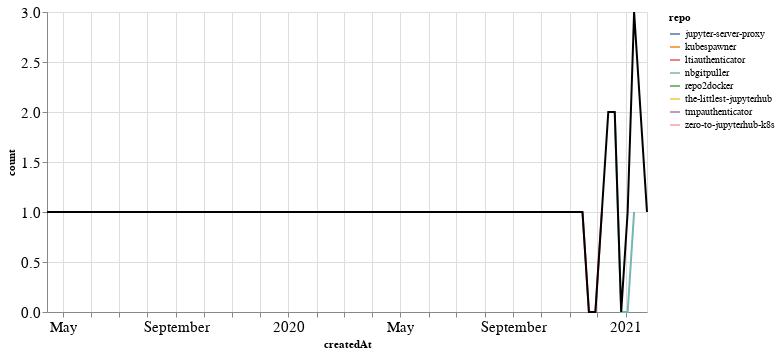

This figure's notebook cell:
### Markdown cell above
### PRs

### Code cell
prs_time = prs.groupby('repo').resample('W', on='createdAt').count()['author'].reset_index()
prs_time = prs_time.rename(columns={'author': 'count'})
prs_time_total = prs_time.groupby('createdAt').agg({"count": "sum"}).reset_index()

ch1 = alt.Chart(prs_time, width=600).mark_line().encode(
    x='createdAt',
    y='count',
    color='repo',
    tooltip="repo"
)

ch2 = alt.Chart(prs_time_total, width=600).mark_line(color="black").encode(
    x='createdAt',
    y='count',
)

ch1 + ch2

### Figure 1 — Vega-Lite specification as saved in the notebook (floating-point values rounded to 4 significant figures)
{"config": {"axisLeft": {"labelFontSize": 15}, "axisBottom": {"labelFontSize": 15}}, "layer": [{"data": {"name": "data-4d8477f8eb7a08cd53a8b1a8f7fbba14"}, "mark": "line", "encoding": {"color": {"type": "nominal", "field": "repo"}, "tooltip": {"type": "nominal", "field": "repo"}, "x": {"type": "temporal", "field": "createdAt"}, "y": {"type": "quantitative", "field": "count"}}, "width": 600}, {"data": {"name": "data-1bbd0c1a1bf9795d1c22e7dc905e2854"}, "mark": {"type": "line", "color": "black"}, "encoding": {"x": {"type": "temporal", "field": "createdAt"}, "y": {"type": "quantitative", "field": "count"}}, "width": 600}], "$schema": "https://vega.github.io/schema/vega-lite/v4.8.1.json", "datasets": {"data-4d8477f8eb7a08cd53a8b1a8f7fbba14": [{"repo": "jupyter-server-proxy", "createdAt": "2021-01-10T00:00:00", "count": 2}, {"repo": "kubespawner", "createdAt": "2020-12-13T00:00:00", "count": 1}, {"repo": "ltiauthenticator", "createdAt": "2020-11-15T00:00:00", "count": 1}, {"repo": "ltiauthenticator", "createdAt": "2020-11-22T00:00:00", "count": 0}, {"repo": "ltiauthenticator", "createdAt": "2020-11-29T00:00:00", "count": 0}, {"repo": "ltiauthenticator", "createdAt": "2020-12-06T00:00:00", "count": 1}, {"repo": "nbgitpuller", "createdAt": "2020-12-20T00:00:00", "count": 2}, {"repo": "nbgitpuller", "createdAt": "2020-12-27T00:00:00", "count": 0}, {"repo": "nbgitpuller", "createdAt": "2021-01-03T00:00:00", "count": 0}, {"repo": "nbgitpuller", "createdAt": "2021-01-10T00:00:00", "count": 1}, {"repo": "repo2docker", "createdAt": "2019-04-14T00:00:00", "count": 1}, {"repo": "the-littlest-jupyterhub", "createdAt": "2021-01-03T00:00:00", "count": 1}, {"repo": "tmpauthenticator", "createdAt": "2020-12-13T00:00:00", "count": 1}, {"repo": "zero-to-jupyterhub-k8s", "createdAt": "2021-01-24T00:00:00", "count": 1}], "data-1bbd0c1a1bf9795d1c22e7dc905e2854": [{"createdAt": "2019-04-14T00:00:00", "count": 1}, {"createdAt": "2020-11-15T00:00:00", "count": 1}, {"createdAt": "2020-11-22T00:00:00", "count": 0}, {"createdAt": "2020-11-29T00:00:00", "count": 0}, {"createdAt": "2020-12-06T00:00:00", "count": 1}, {"createdAt": "2020-12-13T00:00:00", "count": 2}, {"createdAt": "2020-12-20T00:00:00", "count": 2}, {"createdAt": "2020-12-27T00:00:00", "count": 0}, {"createdAt": "2021-01-03T00:00:00", "count": 1}, {"createdAt": "2021-01-10T00:00:00", "count": 3}, {"createdAt": "2021-01-24T00:00:00", "count": 1}]}}
